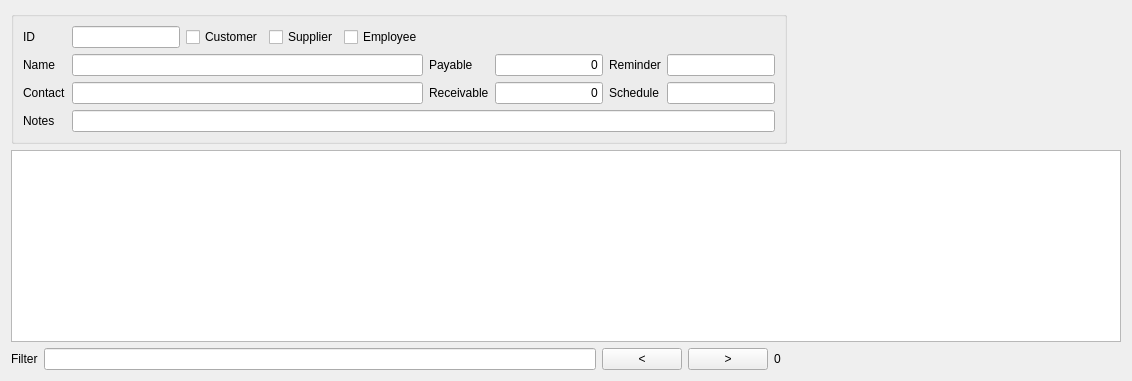
      <widget class="QWidget" name="tab_stakeholder">
       <attribute name="title">
        <string>Stakeholder</string>
       </attribute>
       <layout class="QGridLayout" name="gridLayout_9">
        <item row="0" column="0" colspan="2">
         <widget class="QGroupBox" name="groupBox">
          <property name="title">
           <string/>
          </property>
          <property name="checkable">
           <bool>false</bool>
          </property>
          <layout class="QGridLayout" name="gridLayout_7">
           <item row="0" column="0">
            <widget class="QLabel" name="label_Stk_01">
             <property name="text">
              <string>ID</string>
             </property>
            </widget>
           </item>
           <item row="0" column="1">
            <layout class="QGridLayout" name="gridLayout_6">
             <item row="0" column="0">
              <widget class="QLineEdit" name="lineEdit_Stk_StakeholderID"/>
             </item>
             <item row="0" column="1">
              <widget class="QCheckBox" name="checkBox_IsCustomer">
               <property name="text">
                <string>Customer</string>
               </property>
              </widget>
             </item>
             <item row="0" column="2">
              <widget class="QCheckBox" name="checkBox_IsSupplier">
               <property name="text">
                <string>Supplier</string>
               </property>
              </widget>
             </item>
             <item row="0" column="3">
              <widget class="QCheckBox" name="checkBox_IsEmployee">
               <property name="text">
                <string>Employee</string>
               </property>
              </widget>
             </item>
            </layout>
           </item>
           <item row="1" column="0">
            <widget class="QLabel" name="label_Stk_02">
             <property name="text">
              <string>Name</string>
             </property>
            </widget>
           </item>
           <item row="1" column="1">
            <widget class="QLineEdit" name="lineEdit_Stk_StakeholderName"/>
           </item>
           <item row="1" column="2" rowspan="2">
            <layout class="QGridLayout" name="gridLayout_5">
             <item row="0" column="1">
              <widget class="QLineEdit" name="lineEdit_Stk_AmountPayable">
               <property name="text">
                <string>0</string>
               </property>
               <property name="alignment">
                <set>Qt::AlignRight|Qt::AlignTrailing|Qt::AlignVCenter</set>
               </property>
              </widget>
             </item>
             <item row="0" column="3">
              <widget class="QLineEdit" name="lineEdit_Stk_ReminderNote"/>
             </item>
             <item row="1" column="3">
              <widget class="QLineEdit" name="lineEdit_Stk_ID_ReminderDateTime"/>
             </item>
             <item row="0" column="0">
              <widget class="QLabel" name="label_Stk_08">
               <property name="text">
                <string>Payable</string>
               </property>
              </widget>
             </item>
             <item row="1" column="0">
              <widget class="QLabel" name="label_Stk_09">
               <property name="text">
                <string>Receivable</string>
               </property>
              </widget>
             </item>
             <item row="1" column="1">
              <widget class="QLineEdit" name="lineEdit_Stk_AmountReceivable">
               <property name="text">
                <string>0</string>
               </property>
               <property name="alignment">
                <set>Qt::AlignRight|Qt::AlignTrailing|Qt::AlignVCenter</set>
               </property>
              </widget>
             </item>
             <item row="0" column="2">
              <widget class="QLabel" name="label_Stk_11">
               <property name="text">
                <string>Reminder</string>
               </property>
              </widget>
             </item>
             <item row="1" column="2">
              <widget class="QLabel" name="label_Stk_12">
               <property name="text">
                <string>Schedule</string>
               </property>
              </widget>
             </item>
            </layout>
           </item>
           <item row="2" column="0">
            <widget class="QLabel" name="label_Stk_03">
             <property name="text">
              <string>Contact</string>
             </property>
            </widget>
           </item>
           <item row="2" column="1">
            <widget class="QLineEdit" name="lineEdit_Stk_ContactInfo"/>
           </item>
           <item row="3" column="0">
            <widget class="QLabel" name="label_Stk_10">
             <property name="text">
              <string>Notes</string>
             </property>
            </widget>
           </item>
           <item row="3" column="1" colspan="2">
            <widget class="QLineEdit" name="lineEdit_Stk_Notes"/>
           </item>
          </layout>
         </widget>
        </item>
        <item row="0" column="2">
         <spacer name="horizontalSpacer_8">
          <property name="orientation">
           <enum>Qt::Horizontal</enum>
          </property>
          <property name="sizeHint" stdset="0">
           <size>
            <width>328</width>
            <height>17</height>
           </size>
          </property>
         </spacer>
        </item>
        <item row="1" column="0" colspan="3">
         <widget class="QTableWidget" name="tableWidget_stk">
          <property name="sizePolicy">
           <sizepolicy hsizetype="Expanding" vsizetype="Expanding">
            <horstretch>0</horstretch>
            <verstretch>0</verstretch>
           </sizepolicy>
          </property>
          <property name="editTriggers">
           <set>QAbstractItemView::NoEditTriggers</set>
          </property>
          <property name="selectionBehavior">
           <enum>QAbstractItemView::SelectRows</enum>
          </property>
          <property name="sortingEnabled">
           <bool>true</bool>
          </property>
         </widget>
        </item>
        <item row="2" column="0">
         <layout class="QGridLayout" name="gridLayout_8">
          <item row="0" column="0">
           <widget class="QLabel" name="label_stk_search">
            <property name="text">
             <string>Filter</string>
            </property>
           </widget>
          </item>
          <item row="0" column="1">
           <widget class="QLineEdit" name="lineEdit_search_tableWidget_stk"/>
          </item>
          <item row="0" column="2">
           <widget class="QPushButton" name="pushButton_search_prev_tableWidget_stk">
            <property name="text">
             <string>&lt;</string>
            </property>
           </widget>
          </item>
          <item row="0" column="3">
           <widget class="QPushButton" name="pushButton_search_next_tableWidget_stk">
            <property name="text">
             <string>&gt;</string>
            </property>
           </widget>
          </item>
          <item row="0" column="4">
           <widget class="QLabel" name="label_search_status_tableWidget_stk">
            <property name="text">
             <string>0</string>
            </property>
           </widget>
          </item>
         </layout>
        </item>
        <item row="2" column="1" colspan="2">
         <spacer name="horizontalSpacer_9">
          <property name="orientation">
           <enum>Qt::Horizontal</enum>
          </property>
          <property name="sizeHint" stdset="0">
           <size>
            <width>334</width>
            <height>17</height>
           </size>
          </property>
         </spacer>
        </item>
       </layout>
      </widget>
